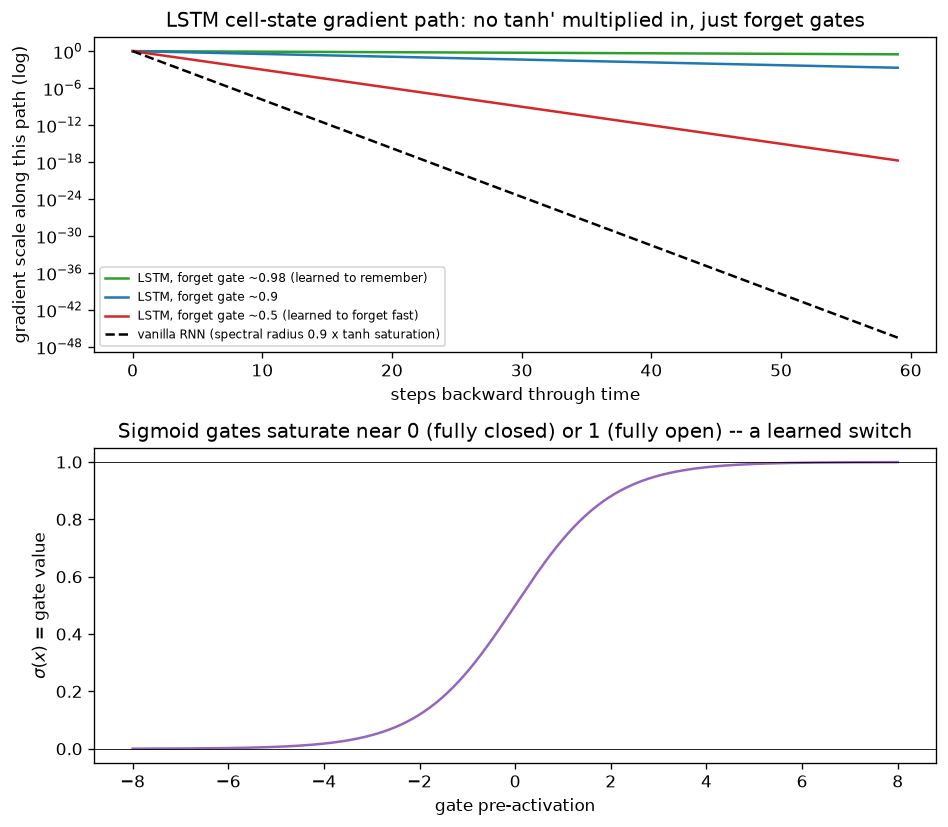

Write the Python code that produced this figure.
"""
Day 49 — LSTM Gates & Cell State
Shows why the LSTM's cell-state path survives long sequences where the vanilla
RNN's hidden-state path doesn't: the cell state's backward path is an additive
product of forget gates ONLY (no tanh-derivative multiplied in every step),
and a forget gate that saturates near 1 keeps that product close to 1 for a
long time.
"""
import numpy as np
import matplotlib.pyplot as plt

np.random.seed(48)

T = 60
steps = np.arange(T)

fig, axes = plt.subplots(2, 1, figsize=(8, 7))

# --- Top: LSTM cell-state gradient path (product of forget gates) vs vanilla RNN ---
ax = axes[0]

# LSTM: cell state gradient is just the running product of forget gate values
forget_gate_scenarios = {
    "LSTM, forget gate ~0.98 (learned to remember)": 0.98,
    "LSTM, forget gate ~0.9": 0.90,
    "LSTM, forget gate ~0.5 (learned to forget fast)": 0.50,
}
colors_lstm = ["#2ca02c", "#1f77b4", "#d62728"]
for (label, f), c in zip(forget_gate_scenarios.items(), colors_lstm):
    gate_product = f ** steps
    ax.semilogy(steps, gate_product, color=c, label=label)

# Vanilla RNN: reuse Day 48's compounding factor (tanh saturation x spectral radius ~0.9)
vanilla_factor = 0.9 * (1 - np.tanh(1.5) ** 2)  # ~0.9 * 0.19 = 0.17 per step
vanilla_decay = vanilla_factor ** steps
ax.semilogy(steps, vanilla_decay, color="black", linestyle="--",
            label="vanilla RNN (spectral radius 0.9 x tanh saturation)")

ax.set_xlabel("steps backward through time")
ax.set_ylabel("gradient scale along this path (log)")
ax.set_title("LSTM cell-state gradient path: no tanh' multiplied in, just forget gates")
ax.legend(fontsize=7)

# --- Bottom: sigmoid, showing how a gate saturates toward a clean 0/1 switch ---
ax2 = axes[1]
x = np.linspace(-8, 8, 400)
sigmoid = 1 / (1 + np.exp(-x))
ax2.plot(x, sigmoid, color="#9467bd")
ax2.axhline(1.0, color="black", linewidth=0.5)
ax2.axhline(0.0, color="black", linewidth=0.5)
ax2.set_xlabel("gate pre-activation")
ax2.set_ylabel(r"$\sigma(x)$ = gate value")
ax2.set_title("Sigmoid gates saturate near 0 (fully closed) or 1 (fully open) -- a learned switch")

plt.tight_layout()
plt.savefig("graph_DAY_49.png", dpi=120, bbox_inches="tight")
